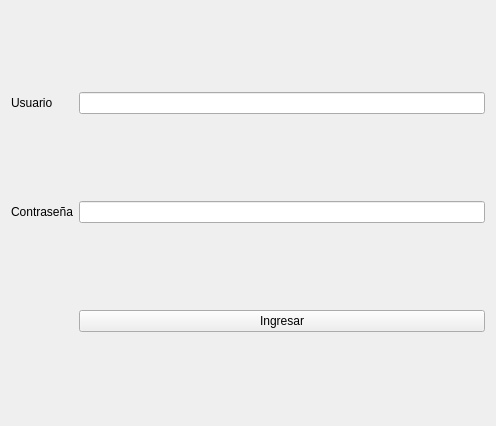
<?xml version="1.0" encoding="UTF-8"?>
<ui version="4.0">
 <class>Login</class>
 <widget class="QWidget" name="Login">
  <property name="geometry">
   <rect>
    <x>0</x>
    <y>0</y>
    <width>496</width>
    <height>426</height>
   </rect>
  </property>
  <property name="windowTitle">
   <string>Form</string>
  </property>
  <layout class="QGridLayout" name="gridLayout">
   <item row="0" column="0">
    <widget class="QLabel" name="label">
     <property name="text">
      <string>Usuario</string>
     </property>
    </widget>
   </item>
   <item row="0" column="1">
    <widget class="QLineEdit" name="leUser"/>
   </item>
   <item row="1" column="0">
    <widget class="QLabel" name="label_2">
     <property name="text">
      <string>Contraseña</string>
     </property>
    </widget>
   </item>
   <item row="1" column="1">
    <widget class="QLineEdit" name="lePassword">
     <property name="echoMode">
      <enum>QLineEdit::Password</enum>
     </property>
    </widget>
   </item>
   <item row="2" column="1">
    <widget class="QPushButton" name="pbLogin">
     <property name="text">
      <string>Ingresar</string>
     </property>
    </widget>
   </item>
  </layout>
 </widget>
 <resources/>
 <connections/>
</ui>
